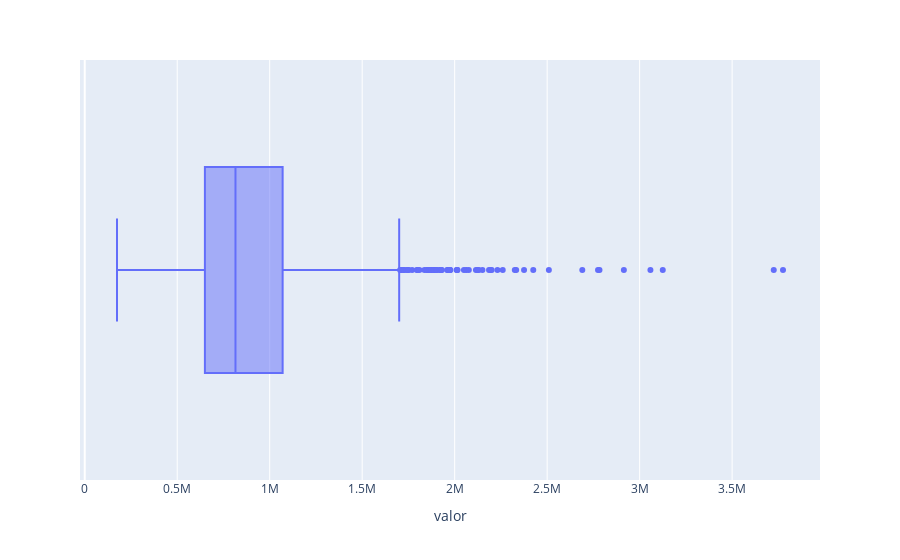

Notebook source saved alongside this figure:
### Markdown cell above
# Gráfico de boxplot

### Code cell
px.box(dados, x="valor")

### Figure 1 — Plotly figure (JSON) as saved in the notebook; plotly's stock layout.template omitted (floating-point values rounded to 4 significant figures; data arrays with more than 128 entries replaced by an {"elided": "..."} marker saying what was removed)
{"data": [{"alignmentgroup": "True", "hovertemplate": "valor=%{x}<extra></extra>", "legendgroup": "", "marker": {"color": "#636efa"}, "name": "", "notched": false, "offsetgroup": "", "orientation": "h", "showlegend": false, "type": "box", "x": {"elided": "1460 int values"}, "x0": " ", "xaxis": "x", "y0": " ", "yaxis": "y"}], "layout": {"boxmode": "group", "legend": {"tracegroupgap": 0}, "margin": {"t": 60}, "xaxis": {"anchor": "y", "domain": [0, 1], "title": {"text": "valor"}}, "yaxis": {"anchor": "x", "domain": [0, 1]}}}
